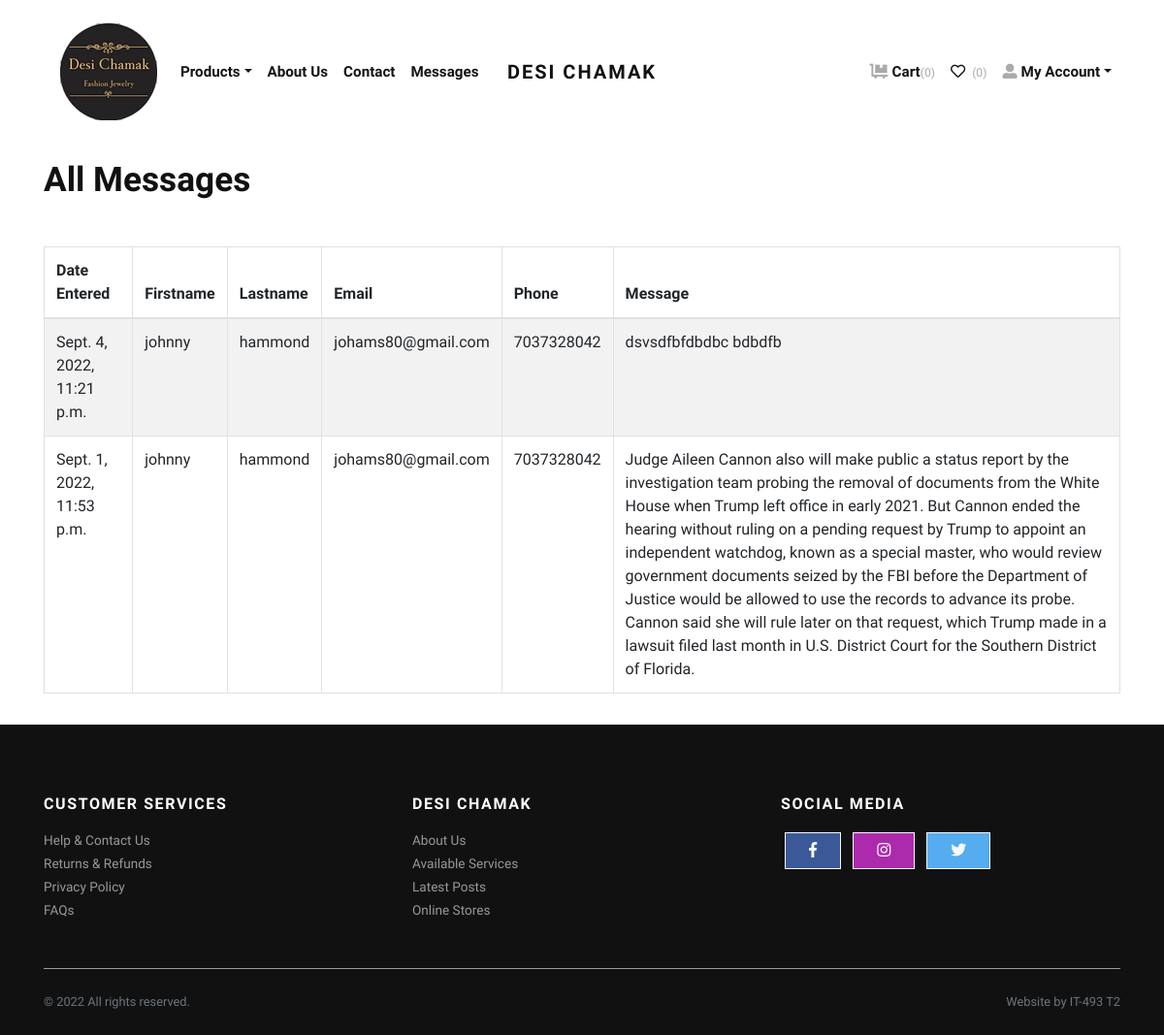
The app's page /store/cust_messages/ (signed in), older data.
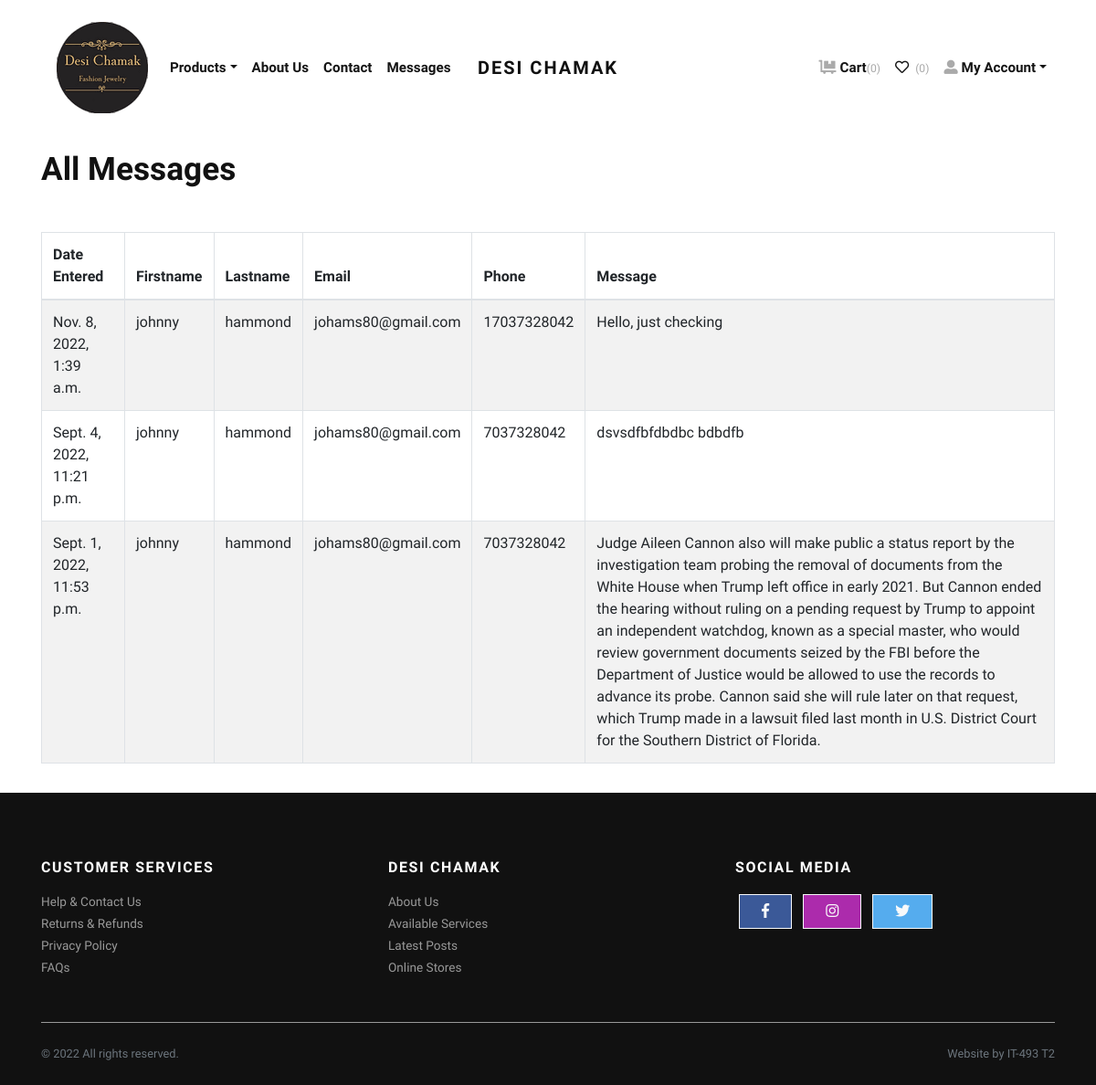
The same page, newer data.
### store/models.py (models this page shows, shortened)
class Contact_Us(models.Model):
    firstname = models.CharField(max_length=50, verbose_name='First Name', null=False)
    lastname = models.CharField(max_length=50, verbose_name='Last Name', null=False)
    email = models.EmailField(max_length=250, verbose_name='Email Address', null=False)
    phone = models.CharField(max_length=15, verbose_name='Phone Number', null=True)
    created_date = models.DateTimeField(auto_now_add=True, verbose_name='Created Date')
    message = models.TextField(null=False)
    class Meta:
        ordering = ['-created_date']

### store/views.py (the view)
# urls.py: path('store/cust_messages/', views.cust_messages, name="cust_messages"),
@permission_required('view_messages', raise_exception=True)
def cust_messages(request):
    all_messages = Contact_Us.objects.all()
    return render(request, 'store/cust_messages.html', {'all_messages': all_messages})

### store/context_preprocessors.py (called while the page is built)
def store_menu(request):
    categories = Category.objects.filter(is_active=True)
    context = {
        'categories_menu': categories,
    }
    return context

def cart_menu(request):
    if request.user.is_authenticated:
        cart_items= Cart.objects.filter(user=request.user)
        context = {
            'cart_items': cart_items,
        }
    else:
        context = {}
    return context

### templates/store/cust_messages.html
{% extends 'base.html' %}
{% load static %}
    {% block content %}
      <div class="container py-3">
        <h1 class="mb-5">All Messages</h1>
        <div class="table-responsive">
            <table class="table table-bordered table-striped table-hover">
                <thead>
                    <th>Date Entered</th>
                    <th>Firstname</th>
                    <th>Lastname</th>
                    <th>Email</th>
                    <th>Phone</th>
                    <th>Message</th>
                </thead>
                {% for message in all_messages %}
                    <tr>
                        <td>{{ message.created_date }}</td>
                        <td>{{ message.firstname }}</td>
                        <td>{{ message.lastname }}</td>
                        <td>{{ message.email }}</td>
                        <td>{{ message.phone }}</td>
                        <td>{{ message.message }}</td>
                    </tr>
                {% endfor %}
            </table>
        </div>
      </div>
    {% endblock content %}

Row changes from the older to the newer data that the page shows:
added Contact_Us: created_date "Nov. 8, 2022, 1:39 a.m.", firstname "johnny", lastname "hammond", email "johams80@gmail.com", phone "17037328042", message "Hello, just checking"
